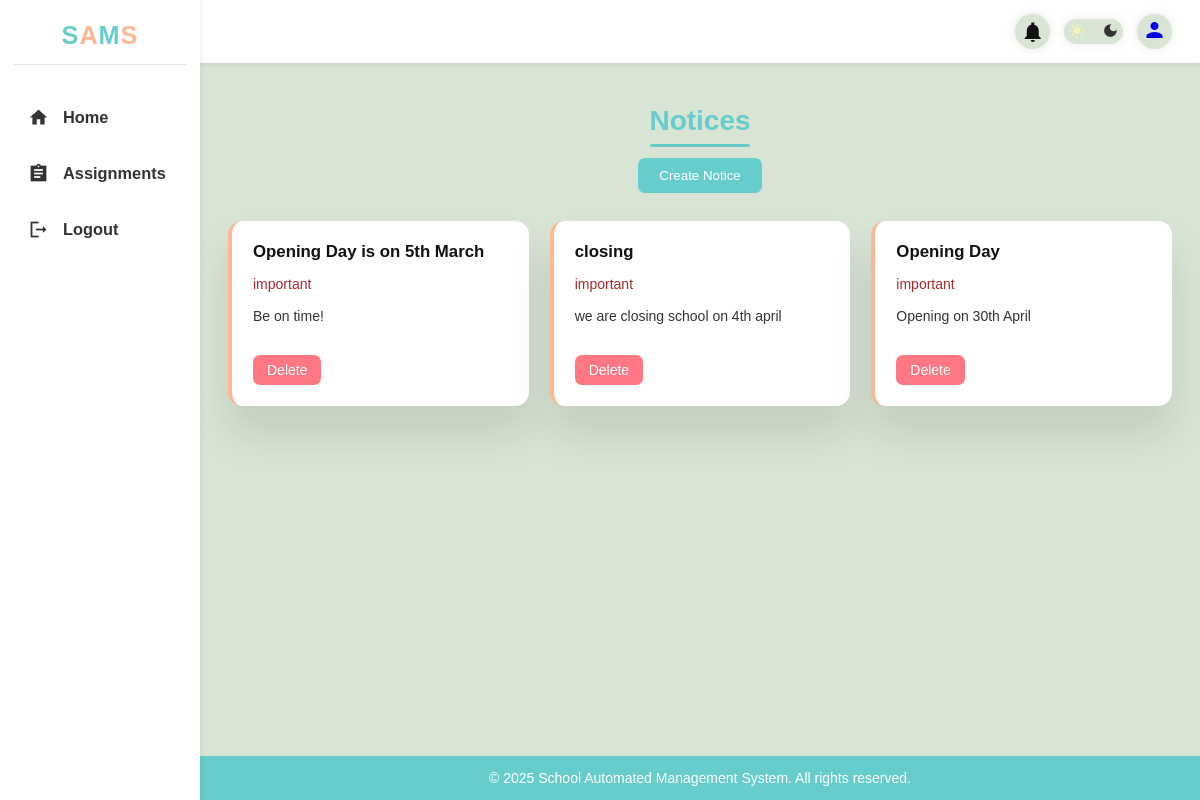
/authenticated/noticeboard/ (signed in), run on an earlier commit of the app's database.
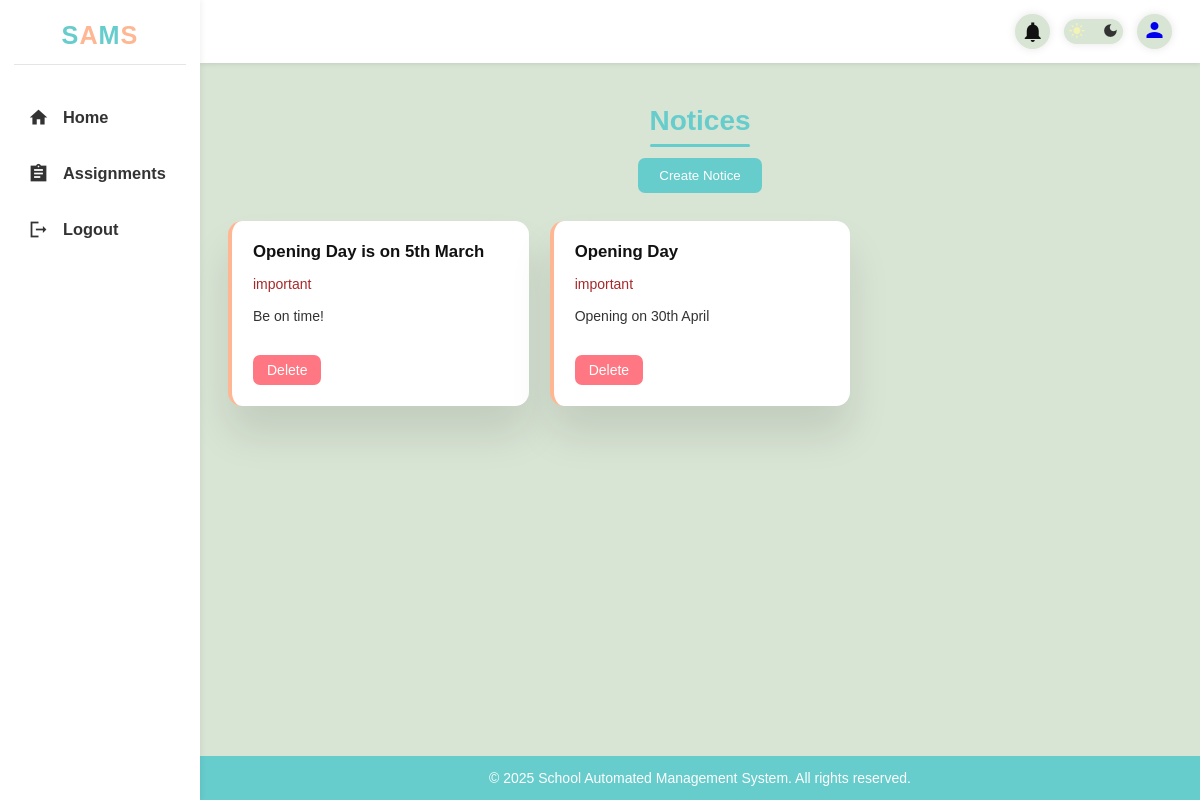
And on a later commit of the database.
### core/models.py (models this page shows, shortened)
class Notice(models.Model):
    name = models.CharField(max_length=50)
    description = models.CharField(max_length=150)
    importance = models.CharField(max_length=50, null=True )
    date = models.DateField(default=timezone.now)

### core/views.py (the view, shortened to what this page needs)
# urls.py: path('noticeboard/', views.notice_board, name='notice_board'),
@login_required
def notice_board(request):
    noticeb = Notice.objects.all()
    return render(request, 'UI/notice.html', {'noticeb': noticeb})

### core/templates/UI/notice.html (shortened to what this page needs)
{% extends "base.html" %}
{% load static %}
{% block content %}
<body>
    <h1 style="text-align: center;">Notices</h1>
    <button class="noticeBtn" type="button" id="openbtn" onclick="Notification_Open()">Create Notice</button>
    <div class="notice-container-1">
        {% if noticeb %}
            {% for notice in noticeb %}
            <div class="notice-card-1">
                <div class="notice-content">
                    <div class="notice-title">{{notice.name}}</div>
                    <div class="notice-description" style="color: brown;">{{notice.importance}}</div>
                    <div class="notice-duedate">{{notice.description}}</div>
                    <a href="{% url 'core:delete_notice' notice.id %}" class="delbtn" onclick="return confirm('Are you sure you want to delete this assignment?')">Delete</a>
                </div>
            </div>
            {% endfor %}
        {% else %}
        <h2>No Notice</h2>
        {% endif %}
    </div>
</body>
{% endblock content %}

What changed in the data, as far as the page shows it:
removed Notice: name "closing", importance "important", description "we are closing school on 4th april"
